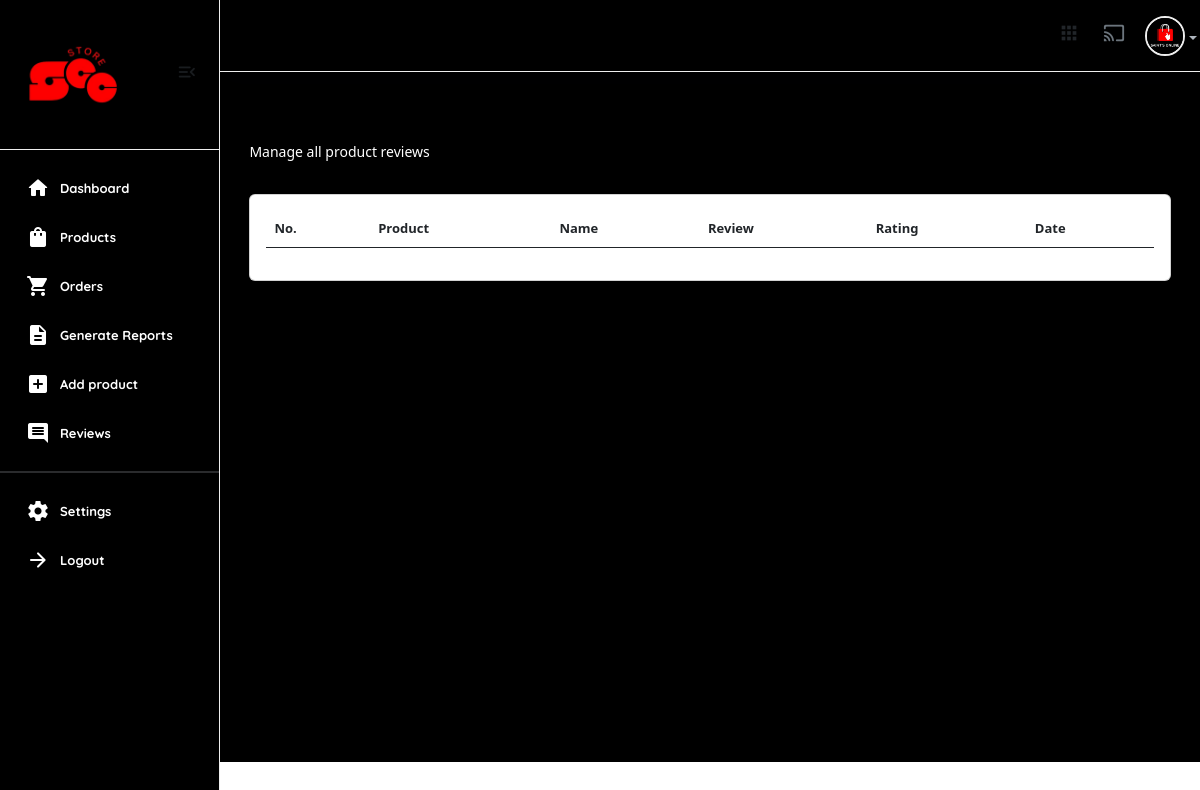
Page /useradmin/reviews/ (signed in) on the earlier database version.
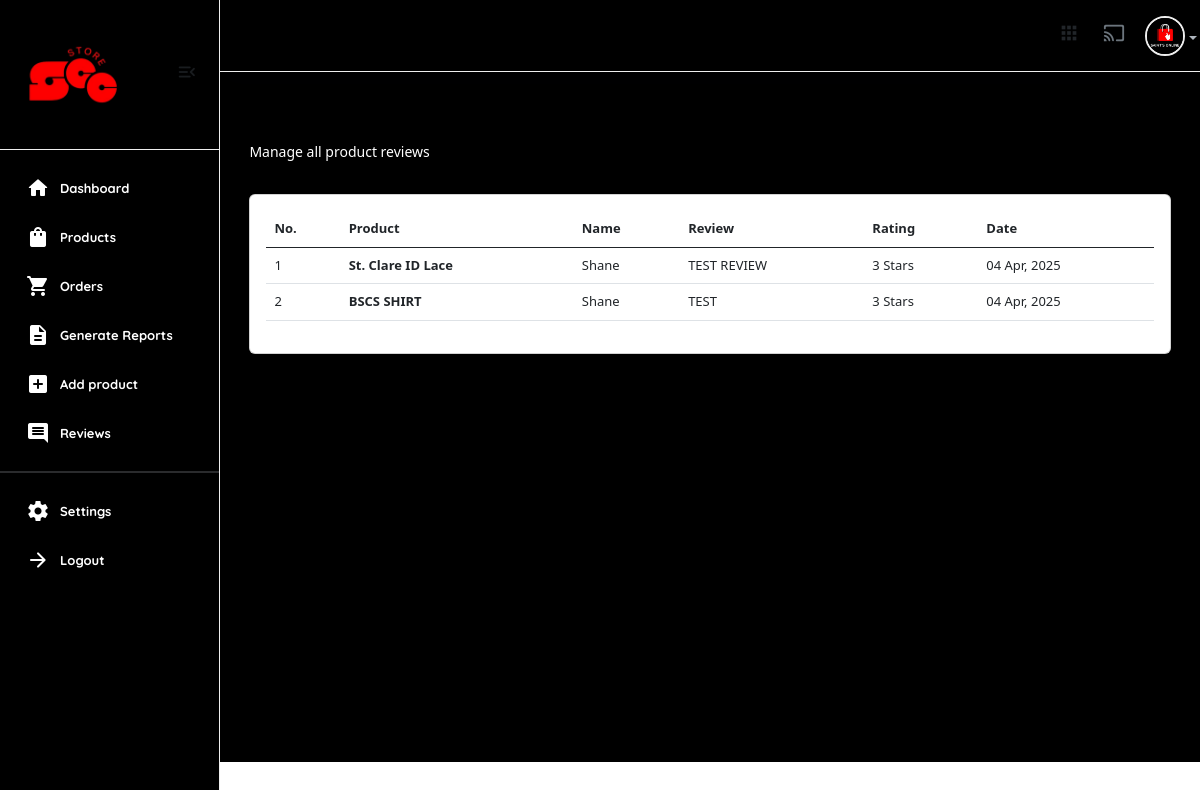
Same page on the later database version.
### core/models.py (models this page shows, shortened)
class ProductReview(models.Model):
    user = models.ForeignKey(User, on_delete=models.SET_NULL, null=True)
    product = models.ForeignKey(Product, on_delete=models.SET_NULL, null=True, related_name="reviews")
    review = models.TextField()
    rating = models.IntegerField(choices=RATING, default=None)
    date =  models.DateField(auto_now_add=True)
    class Meta:
        verbose_name_plural = "Product Reviews"

class Product(models.Model):
    pid = ShortUUIDField(unique=True, length=10, max_length=20, alphabet="abcdefgh12345")
    user = models.ForeignKey(User, on_delete=models.SET_NULL, null=True)
    category = models.ForeignKey(Category, on_delete=models.SET_NULL, null=True, related_name="category")
    vendor = models.ForeignKey(Vendor, on_delete=models.SET_NULL, null=True, related_name="product")
    title = models.CharField(max_length=100, default="Fresh Pear")
    image = models.ImageField(upload_to=user_directory_path, default="product.jpg")
    description = models.TextField(null=True, blank=True, default="This is the product")
    price = models.DecimalField(max_digits=12, decimal_places=2, default="0.00")
    old_price = models.DecimalField(max_digits=12, decimal_places=2, default="2.99", blank=True)
    vat = models.DecimalField(max_digits=12, decimal_places=2, default="0.00")
    cost = models.DecimalField(max_digits=12, decimal_places=2, default="0.00")
    specifications = models.TextField(null=True, blank=True)
    type = models.CharField(max_length=100, default="What is the product type?", null=True, blank=True)
    stock_count = models.IntegerField(default=0, null=True, blank=True)
    life = models.CharField(max_length=100, default="item life spand?", null=True, blank=True)
    mfd = models.DateField(auto_now_add=False, null=True, blank=True)
    tags = models.ManyToManyField(ProductTag, blank=True, related_name="products")
    product_status = models.CharField(choices=STATUS, max_length=100, default="In Review")
    status = models.BooleanField(default=True)
    in_stock = models.BooleanField(default=True)
    featured = models.BooleanField(default=True)
    digital = models.BooleanField(default=False)
    sku = ShortUUIDField(unique=True, length=4, max_length=10, prefix="sku", alphabet="abcdefgh")
    date = models.DateField(auto_now_add=True)
    updated = models.DateField(auto_now=True)
    class Meta:
        verbose_name_plural = "Product"

### userauths/models.py (models this page shows, shortened)
class User(AbstractUser):
    email = models.EmailField(unique=True)
    username = models.CharField(max_length=100)
    bio = models.CharField(max_length=100)
    password = models.CharField(max_length=255)
    avatar = models.ImageField(upload_to='image/')
    USERNAME_FIELD = "email"
    REQUIRED_FIELDS = ['username']

### useradmin/views.py (the view)
# urls.py: path("reviews/", views.reviews, name="reviews"),
@user_passes_test(is_admin)
def reviews(request):
    reviews = ProductReview.objects.all()
    context = {
        'reviews':reviews,
    }
    return render(request, "useradmin/reviews.html", context)

### core/context_processor.py (called while the page is built)
def default(request):
    categories = Category.objects.all()
    vendors = Vendor.objects.all()
    min_max_price = Product.objects.aggregate(Min("price"), Max("price"))
    try:
        address = Address.objects.get(user=request.user)
    except:
        address = None
    return {
        'categories': categories,
        'address':address,
        'vendors': vendors,
        'min_max_price':min_max_price
    }

### useradmin/views.py (called while the page is built)
def is_admin(user):
    return user.groups.filter(name='Staff').exists()

### templates/useradmin/reviews.html
{% extends 'useradmin/base.html' %}
{% load static %}
{% load humanize %}
{% block content %}
<section class="content-main">
    <div class="content-header">
        <div>
            <h2 class="content-title card-title" style="color:rgb(255, 255, 255);">Reviews</h2>
            <p>Manage all product reviews</p>
        </div>
    </div>
    <div class="card mb-4">
        <div class="card-body">
            <div class="table-responsive">
                <table class="table table-hover">
                    <thead>
                        <tr>
                            <th>No.</th>
                            <th>Product</th>
                            <th>Name</th>
                            <th>Review</th>
                            <th>Rating</th>
                            <th>Date</th>
                        </tr>
                    </thead>
                    <tbody>
                        {% for r in reviews %}
                            <tr>
                                <td>{{forloop.counter}}</td>
                                <td><b>{{r.product.title}}</b></td>
                                <td>{{r.user.username|title}}</td>
                                <td>{{r.review}}</td>
                                <td>{{r.rating}} Stars</td>
                                <td>{{r.date|date:"m M, Y"}}</td>
                            </tr>
                        {% endfor %}
                    </tbody>
                </table>
            </div>
        </div>
    </div>
</section>
{% endblock content %}

Differences in the rows shown:
added ProductReview: product "St. Clare ID Lace", user.username "Shane", review "TEST REVIEW", rating "3", date "04 Apr, 2025"
added ProductReview: product "BSCS SHIRT", user.username "Shane", review "TEST", rating "3", date "04 Apr, 2025"
